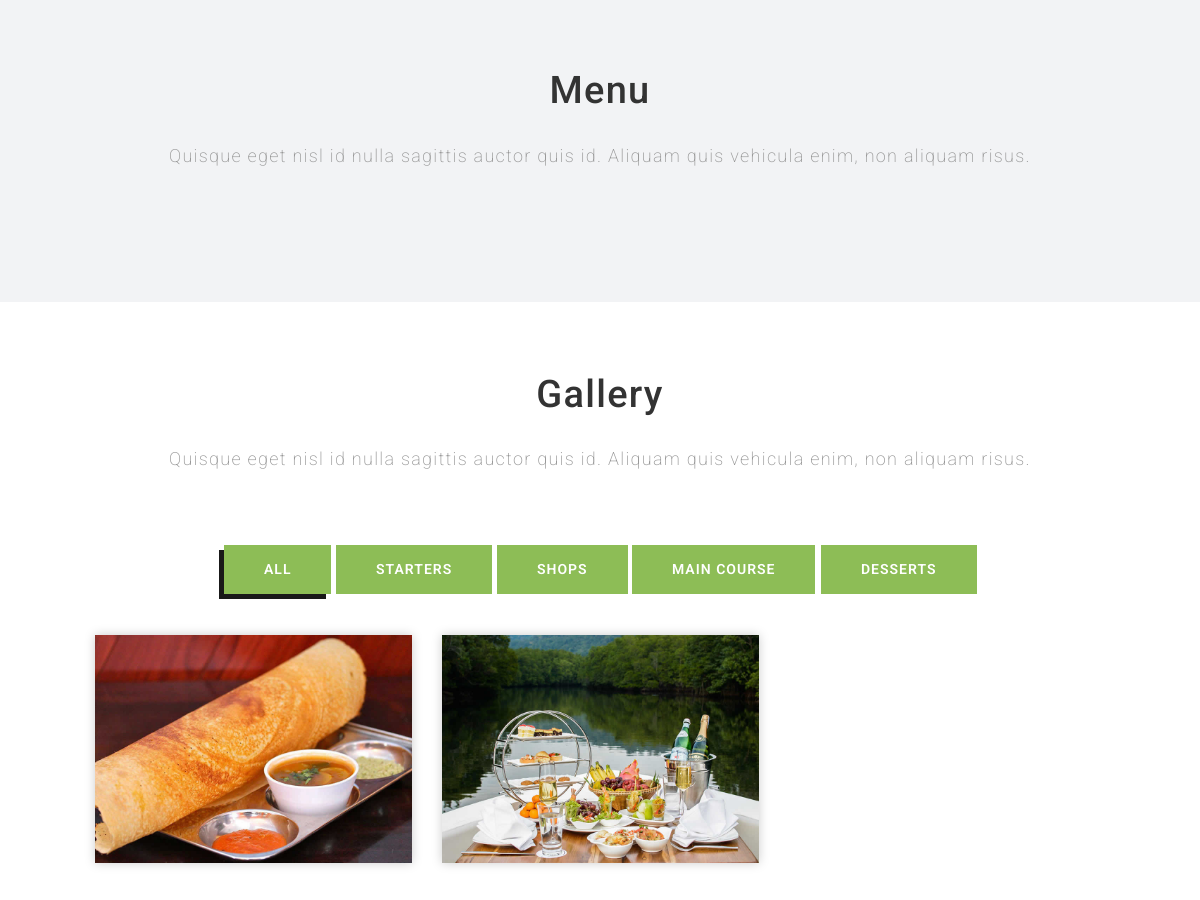
Before: / (middle part) with the older database file.
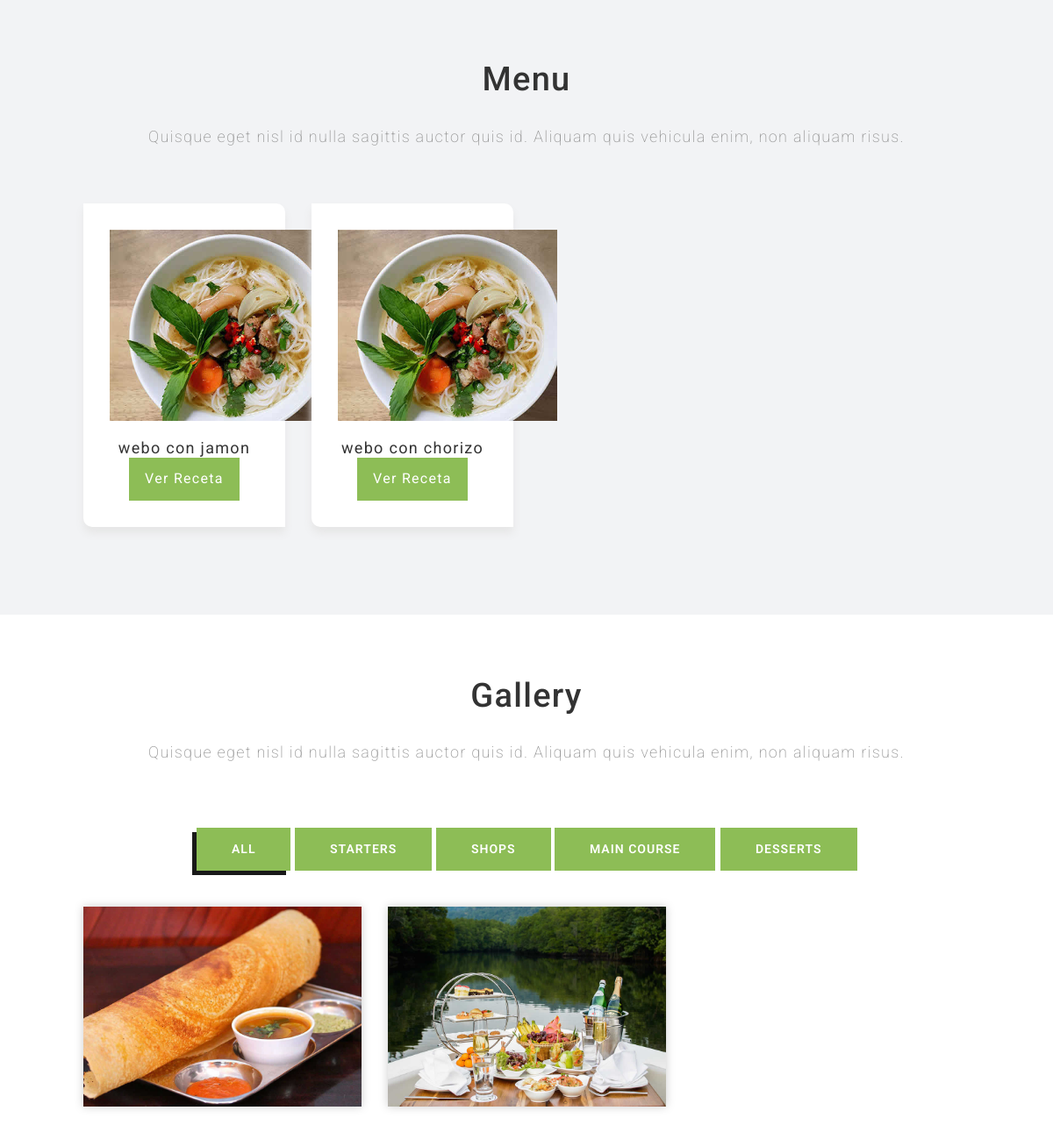
After: the same page with the newer database file.
### tables this page shows
CREATE TABLE `receta` (
  `id` int NOT NULL,
  `nombre` varchar(100) NOT NULL,
  `procedimiento` varchar(5000) NOT NULL
);

### application/controllers/Welcome.php (called while the page is built, shortened)
<?php
class Welcome extends CI_Controller {
	function __construct() {
        $this->load->model('Tool_model');
        $this->load->model('conexion_model', 'Conexion');
    }
	public function index()
	{
		$this->load->model('Tool_model');
		$data['receta'] = $this->Tool_model->recetas();
		$this->load->view('header');
		$this->load->view('welcome_message', $data);
	}
}

### index.php (called while the page is built, shortened)
<?php
require_once BASEPATH.'core/CodeIgniter.php';

### application/models/Tool_model.php (called while the page is built, shortened)
<?php
class Tool_model extends CI_Model {
    public function recetas(){
        $query = $this->db->get('receta');
        if ($query->num_rows() > 0) {
            return $query;
        } else {
            return FALSE;
        }
    }
}

### application/views/welcome_message.php (the view, shortened to what this page needs)
<div id="menu" class="section lb">
   <div class="container-fluid">
      <div class="section-title text-center">
         <h3>Menu</h3>
         <p>Quisque eget nisl id nulla sagittis auctor quis id. Aliquam quis vehicula enim, non aliquam risus.</p>
      </div>
      <div class="row">
         <?php
            if($receta) { $i = 1;
               foreach ($receta->result() as $elem) { ?>
         <div class="col-md-3">
            <div class="services-inner-box">
               <div class="ser-icon">
                  <img src="<?= base_url('template/uploads/menu-img-01.jpg')?>" class="img-fluid" alt="" />
               </div>
               <h2><?=$elem->nombre?></h2>
               <a class="hvr-radial-in" href="<?= base_url('welcome/ver/'.$elem->id)?>">Ver Receta</a>
            </div>
         </div>
          <?php $i++; }
           }
          ?>
      </div>
   </div>
</div>
<div id="gallery" class="section wb">
   <div class="container-fluid">
      <div class="section-title text-center">
         <h3>Gallery</h3>
         <p>Quisque eget nisl id nulla sagittis auctor quis id. Aliquam quis vehicula enim, non aliquam risus.</p>
      </div>
      <div class="gallery-menu text-center row">
         <div class="col-md-12">
            <div class="button-group filter-button-group">
               <button class="hvr-radial-in active" data-filter="*">All</button>
               <button class="hvr-radial-in" data-filter=".gal_a">Starters</button>
               <button class="hvr-radial-in" data-filter=".gal_b">Shops</button>
               <button class="hvr-radial-in" data-filter=".gal_c">Main Course </button>
               <button class="hvr-radial-in" data-filter=".gal_d">Desserts</button>
            </div>
         </div>
      </div>
      <div class="gallery-list row">
         <div class="col-md-4 col-sm-6 gallery-grid gal_a gal_b">
            <div class="gallery-single fix">
               <img src="<?= base_url('template/uploads/gallery_img-01.jpg')?>" class="img-fluid" alt="Image">
            </div>
         </div>
         <div class="col-md-4 col-sm-6 gallery-grid gal_a gal_b">
            <div class="gallery-single fix">
               <img src="<?= base_url('template/uploads/gallery_img-02.jpg')?>" class="img-fluid" alt="Image">
            </div>
         </div>
         <div class="col-md-4 col-sm-6 gallery-grid gal_b gal_c">
         </div>
         <div class="col-md-4 col-sm-6 gallery-grid gal_b gal_a">
         </div>
      </div>
   </div>
</div>

Changed rows visible on the page:
added receta: nombre "webo con jamon"
added receta: nombre "webo con chorizo"
